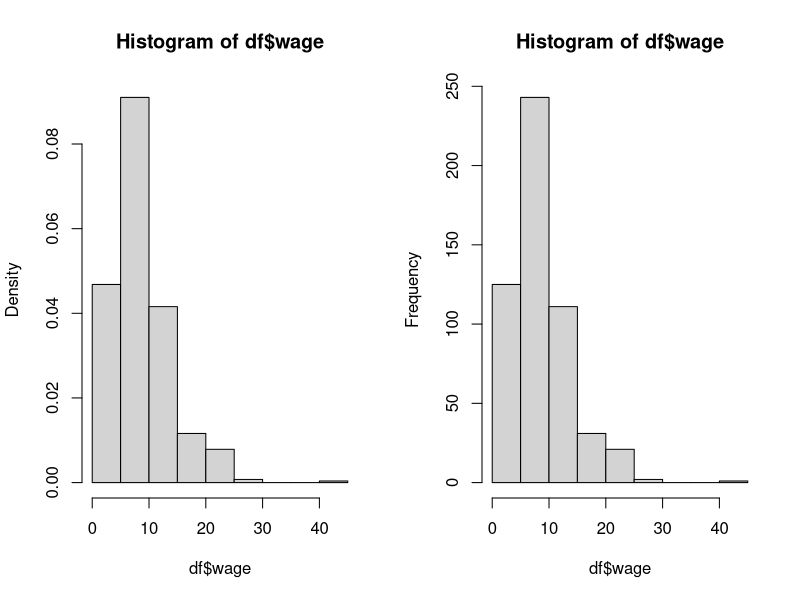
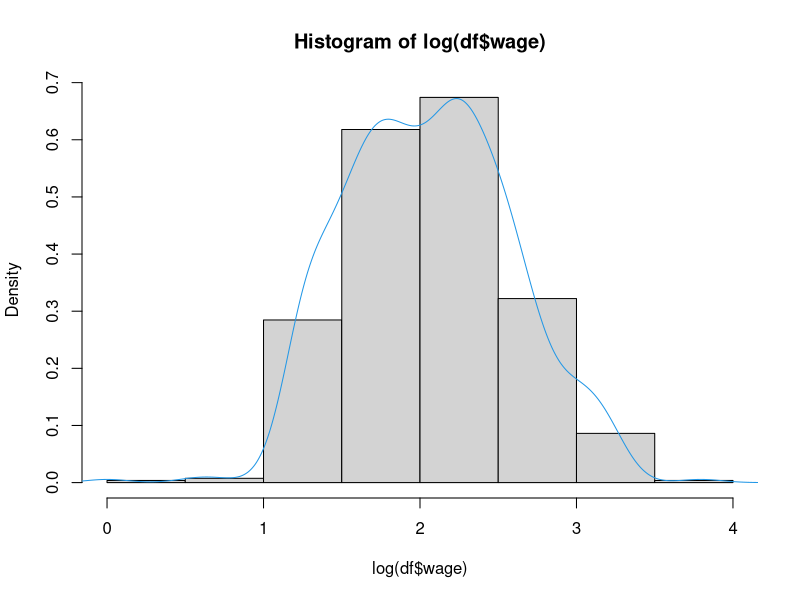
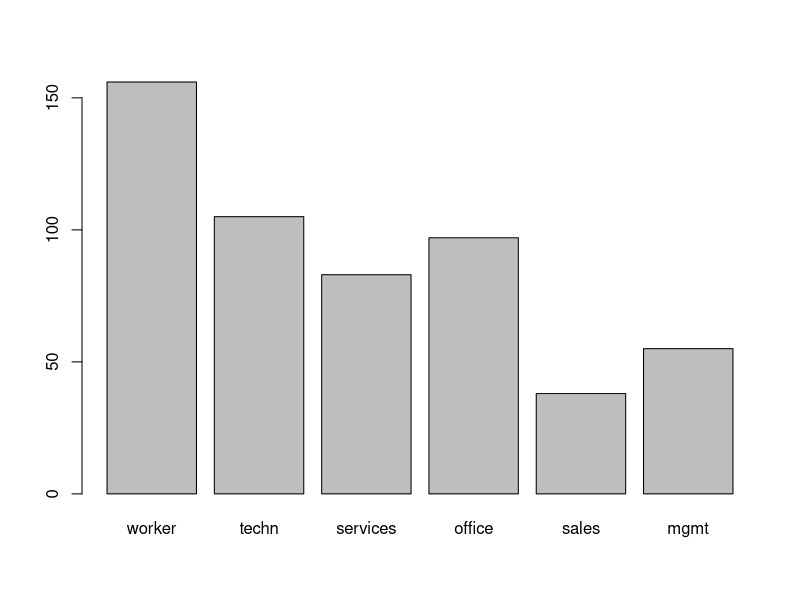
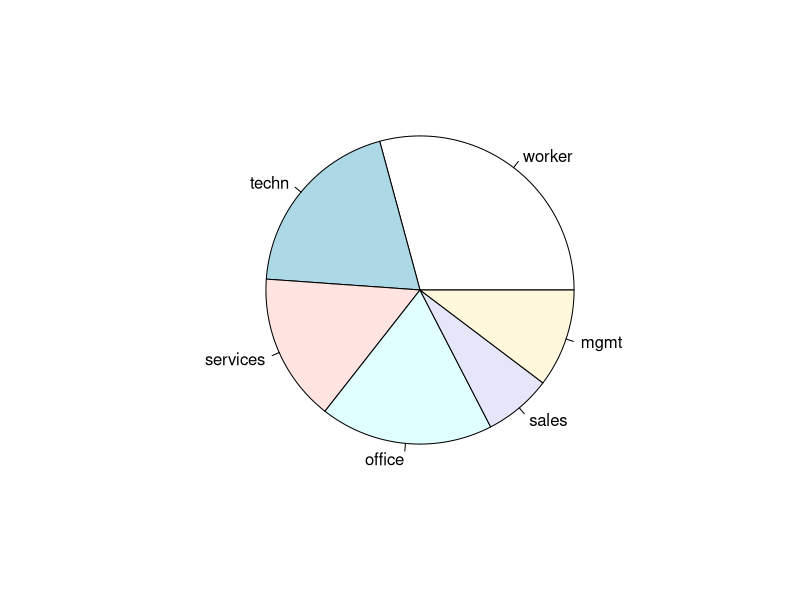
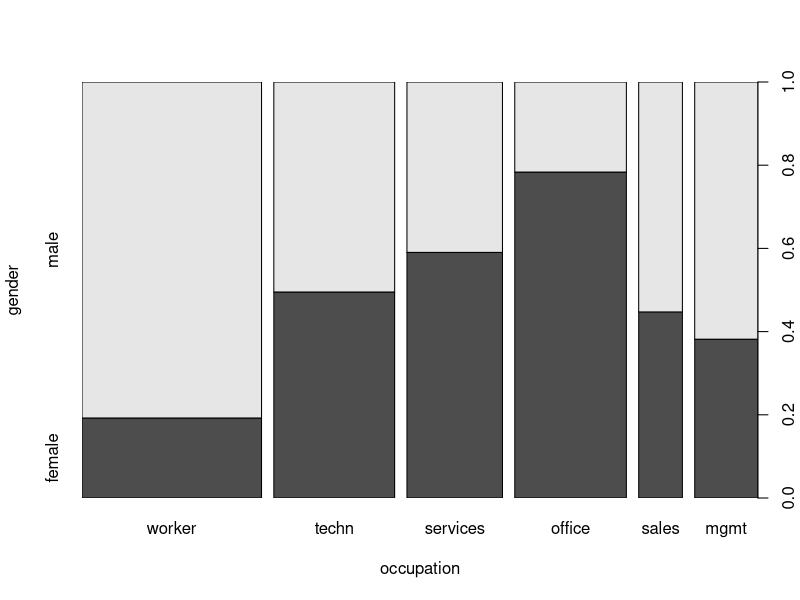
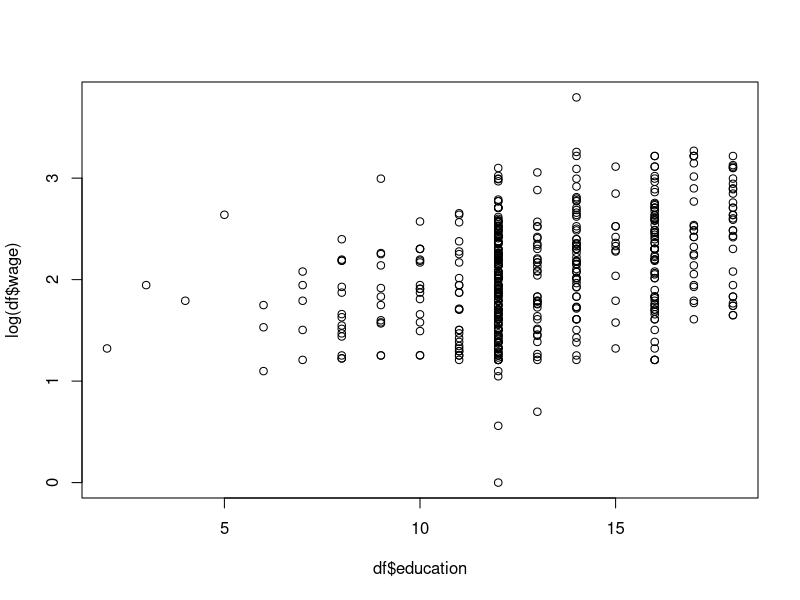
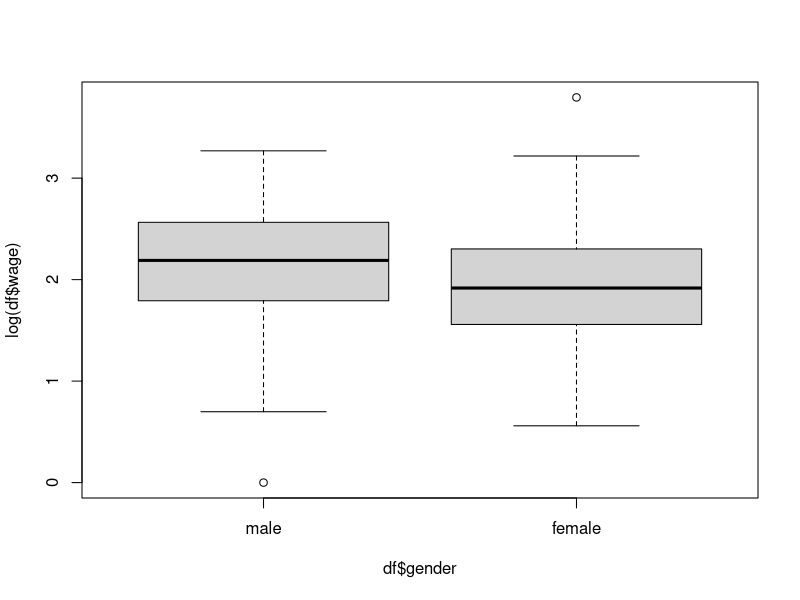
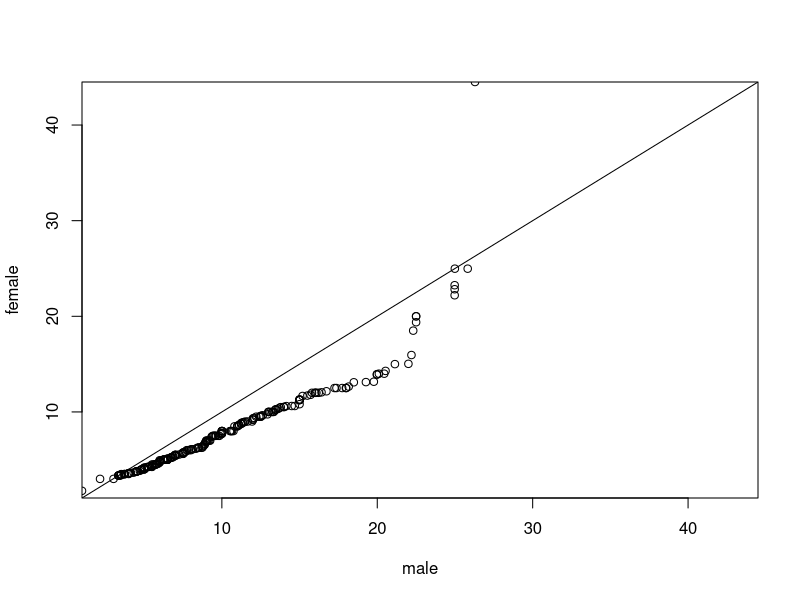

Source code (R) for these figures, in order:
#################################################
## Applied econometrics in R  - section 2.8 code
################################################

library(AER)


data("CPS1985")

df <- CPS1985

# can provide a summary with : 

str(df)
summary(df)
sapply(df,class)

head(df)
tail(df)


# can change the levels of a factor variable:

levels(df$occupation)

levels(df$occupation)[c(2,6)] <- c("techn","mgmt")


# we can attach, but I wont, because it is not a good idea:

summary(df$wage) # 5 number summary


mean(df$wage) # can also get each element separately

median(df$wage)

# also:

fivenum(df$wage)
# not as good:


# graphical summaries:

par(mfrow = c(1,2))

hist(df$wage, freq = FALSE ) # freq shows the densities)
hist(df$wage, freq = TRUE)

par(mfrow = c(1,1))

hist(log(df$wage), freq = FALSE)
lines ( density(log(df$wage)), col = 4) # the density function will plot the line of the density distribution


#############
## One categorical variable
#############

summary(df$occupation)
# provides counts of each level
# alternative:

table(df$occupation)

# for relative frequencies:
tab <- table(df$occupation)
prop.table( tab)

# best to visualize with barplots:

barplot(tab)
pie(tab)

#############
## Two categorical variables
#############

# create cross tabs with the xtabs function

xtabs(~gender + occupation, data = df)

# mosaic plots can provide nice breakdowns of the variables:

plot(gender ~ occupation, data = df)
# width tells relative size of the group, and then breakdown shows the proportion

#############
## Two numeric variables
#############

# can use correltaion, remember that pearson correlation corefficient not necessarily good for positively or heavily skewed variables

cor(log(df$wage), df$education)
cor(log(df$wage), df$education, method = "spearman")
# basically the same and no 

# loot at a plot:

plot(log(df$wage) ~ df$education)

#############
## One numeric and one categorical variable
#############


# can look at by group means

tapply(log(df$wage), df$gender, mean)
# can replace with different calculations
tapply(log(df$wage), df$gender, summary)


# will auto do a box and whicker plot when you have this blend of variables:

plot(log(df$wage) ~ df$gender)


# good to look at a qqplot as well:

mwage <- subset(df, gender  == 'male')$wage
fwage <- subset(df, gender  == 'female')$wage
qqplot(mwage, fwage, xlim = range(df$wage), ylim = range(df$wage), xaxs = 'i', yaxs = 'i', 
       xlab = 'male',ylab = 'female')

abline(0, 1)
# what this shows is that the male wages at most quantiles is higher than the female wage at these quantiles
